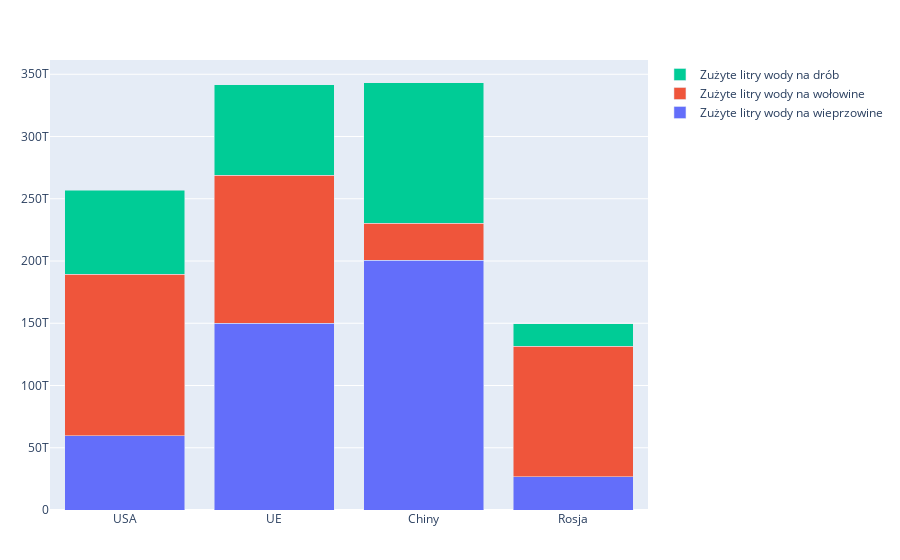

This figure's notebook cell:
### Code cell
swiat = ["USA","UE","Chiny","Rosja"]
wieprzowina2 = [30,33.5,23.7,31]
wołowina2 = [26,10.6,1.4,49]
drób2 = [51,24.3,20,31]
ludzie2 = [332000000,747000000,1412000000,143000000]
pomnoz_liste(wieprzowina2,6000,ludzie2)
pomnoz_liste(wołowina2,15000,ludzie2)
pomnoz_liste(drób2,4000,ludzie2)
b = plot([
    bar(name="Zużyte litry wody na wieprzowine", x=swiat, y=wieprzowina2)
    bar(name="Zużyte litry wody na wołowine", x=swiat, y=wołowina2)
    bar(name="Zużyte litry wody na drób", x=swiat, y=drób2)
], Layout(barmode="stack"))

### Figure 1 — Plotly figure (JSON) as saved in the notebook; plotly's stock layout.template omitted (floating-point values rounded to 4 significant figures)
{"data": [{"name": "Zużyte litry wody na wieprzowine", "type": "bar", "x": ["USA", "UE", "Chiny", "Rosja"], "y": [59760000000000, 150147000000000, 200786400000000, 26598000000000]}, {"name": "Zużyte litry wody na wołowine", "type": "bar", "x": ["USA", "UE", "Chiny", "Rosja"], "y": [129480000000000, 118773000000000, 29652000000000, 105105000000000]}, {"name": "Zużyte litry wody na drób", "type": "bar", "x": ["USA", "UE", "Chiny", "Rosja"], "y": [67728000000000, 72608400000000, 112960000000000, 17732000000000]}], "layout": {"barmode": "stack", "margin": {"b": 50, "l": 50, "r": 50, "t": 60}}}
